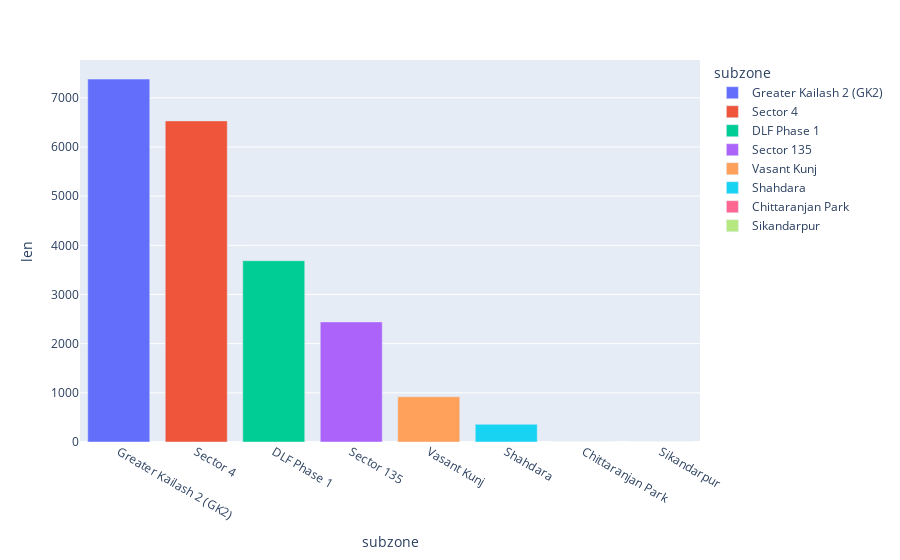

Notebook source saved alongside this figure:
### Code cell
px.bar(
    df_grouped_subzone,
    x='subzone',
    y='len',
    color='subzone'
)

### Figure 1 — Plotly figure (JSON) as saved in the notebook; plotly's stock layout.template omitted (floating-point values rounded to 4 significant figures)
{"data": [{"hovertemplate": "subzone=%{x}<br>len=%{y}<extra></extra>", "legendgroup": "Greater Kailash 2 (GK2)", "marker": {"color": "#636efa", "pattern": {"shape": ""}}, "name": "Greater Kailash 2 (GK2)", "orientation": "v", "showlegend": true, "textposition": "auto", "type": "bar", "x": ["Greater Kailash 2 (GK2)"], "xaxis": "x", "y": [7380], "yaxis": "y"}, {"hovertemplate": "subzone=%{x}<br>len=%{y}<extra></extra>", "legendgroup": "Sector 4", "marker": {"color": "#EF553B", "pattern": {"shape": ""}}, "name": "Sector 4", "orientation": "v", "showlegend": true, "textposition": "auto", "type": "bar", "x": ["Sector 4"], "xaxis": "x", "y": [6530], "yaxis": "y"}, {"hovertemplate": "subzone=%{x}<br>len=%{y}<extra></extra>", "legendgroup": "DLF Phase 1", "marker": {"color": "#00cc96", "pattern": {"shape": ""}}, "name": "DLF Phase 1", "orientation": "v", "showlegend": true, "textposition": "auto", "type": "bar", "x": ["DLF Phase 1"], "xaxis": "x", "y": [3686], "yaxis": "y"}, {"hovertemplate": "subzone=%{x}<br>len=%{y}<extra></extra>", "legendgroup": "Sector 135", "marker": {"color": "#ab63fa", "pattern": {"shape": ""}}, "name": "Sector 135", "orientation": "v", "showlegend": true, "textposition": "auto", "type": "bar", "x": ["Sector 135"], "xaxis": "x", "y": [2442], "yaxis": "y"}, {"hovertemplate": "subzone=%{x}<br>len=%{y}<extra></extra>", "legendgroup": "Vasant Kunj", "marker": {"color": "#FFA15A", "pattern": {"shape": ""}}, "name": "Vasant Kunj", "orientation": "v", "showlegend": true, "textposition": "auto", "type": "bar", "x": ["Vasant Kunj"], "xaxis": "x", "y": [920], "yaxis": "y"}, {"hovertemplate": "subzone=%{x}<br>len=%{y}<extra></extra>", "legendgroup": "Shahdara", "marker": {"color": "#19d3f3", "pattern": {"shape": ""}}, "name": "Shahdara", "orientation": "v", "showlegend": true, "textposition": "auto", "type": "bar", "x": ["Shahdara"], "xaxis": "x", "y": [360], "yaxis": "y"}, {"hovertemplate": "subzone=%{x}<br>len=%{y}<extra></extra>", "legendgroup": "Chittaranjan Park", "marker": {"color": "#FF6692", "pattern": {"shape": ""}}, "name": "Chittaranjan Park", "orientation": "v", "showlegend": true, "textposition": "auto", "type": "bar", "x": ["Chittaranjan Park"], "xaxis": "x", "y": [2], "yaxis": "y"}, {"hovertemplate": "subzone=%{x}<br>len=%{y}<extra></extra>", "legendgroup": "Sikandarpur", "marker": {"color": "#B6E880", "pattern": {"shape": ""}}, "name": "Sikandarpur", "orientation": "v", "showlegend": true, "textposition": "auto", "type": "bar", "x": ["Sikandarpur"], "xaxis": "x", "y": [1], "yaxis": "y"}], "layout": {"barmode": "relative", "legend": {"title": {"text": "subzone"}, "tracegroupgap": 0}, "margin": {"t": 60}, "xaxis": {"anchor": "y", "categoryarray": ["Greater Kailash 2 (GK2)", "Sector 4", "DLF Phase 1", "Sector 135", "Vasant Kunj", "Shahdara", "Chittaranjan Park", "Sikandarpur"], "categoryorder": "array", "domain": [0, 1], "title": {"text": "subzone"}}, "yaxis": {"anchor": "x", "domain": [0, 1], "title": {"text": "len"}}}}
